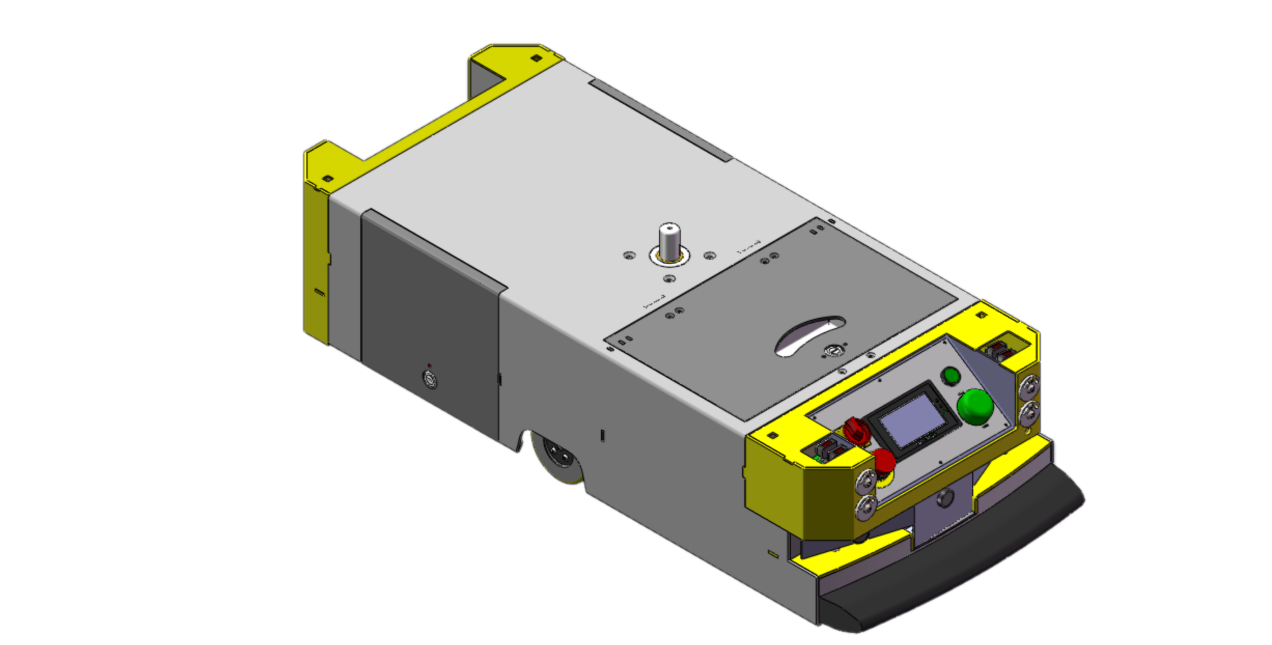
#> input picture Prev Tests/Graph tests/AGV.png, 1272 x 645 px
$ python '00 Generate map.py'
#> lines starting #> are read from the running program, lines starting #| are printed output that depends on the picture
#https://networkx.github.io/
import networkx as nx
import matplotlib.pyplot as plt
import matplotlib.colors as mc

def gen_color(G):
    colors = []
    for n in G:
        d=nx.get_node_attributes(G,'description')[n]
        if d == "Station":
            colors.append(mc.to_rgba('red'))
        elif d == "Slow down Tag":
            colors.append(mc.to_rgba('green'))
        else:
            colors.append(mc.to_rgba('gray'))
    return colors

G=nx.DiGraph()

# adding just one node:
G.add_nodes_from([1,4,5,6], description="Station")
G.add_node(2, description="Slow down Tag")
G.add_node(3, description="Bifurcation", merge_to_node=2)

G.add_edge(1, 2, length=10 )
G.add_edge(2, 3, length=5 )
G.add_edge(3, 4, length=10 )
G.add_edge(3, 5, length=10 )
G.add_edge(4, 6, length=17 )
G.add_edge(5, 6, length=10 )

pos = {1:(0,0),2:(10,0),3:(20,0),4:(30,10),5:(30,-10), 6:(40,-10)}

#col=mc.to_rgba('red')
#nx.draw(G, with_labels=True, pos =pos)

#print(nx.shortest_path(G, source=1, target=6,weight="length"))

im = plt.imread("AGV.png")
#> im is the input picture: shape (645, 1272, 4) float32; mean R, G, B, A 0.182, 0.181, 0.155, 0.317

nx.draw_networkx(G, with_labels=True, pos =pos,node_color=gen_color(G))
#implot = plt.imshow(im, extent=[1,9,-5,5])
#plt.plot([0,25],[0,15])
plt.xlim((-5,45))
plt.ylim((-15,15))
plt.savefig("Map.png") # save as png
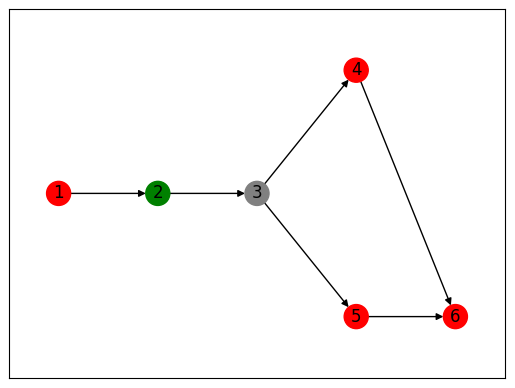
#> figure drawn by matplotlib, 1 panel
plt.show() # display
